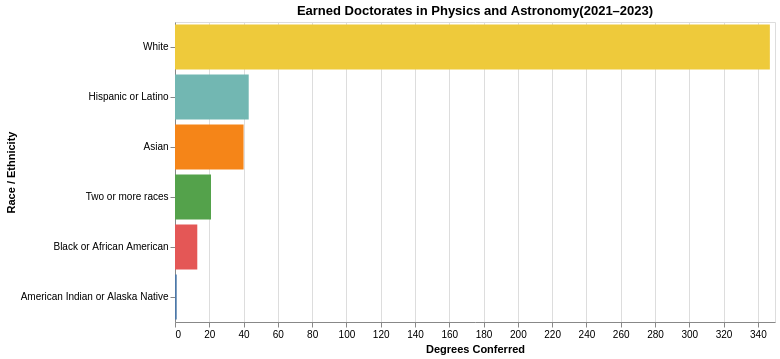

The notebook cell this image was saved under:
### Markdown cell above
<div class="text-box">
    
## Earned Doctorates in Physics and Astronomy by Race/Ethnicity

### Code cell
#| code-fold: true


majors = [
  '40.11 - Physics and Astronomy.',    
'40.02 - Astronomy and Astrophysics.'

]

majors_df = (
     df[df["Major"].isin(majors)]
    .groupby(["Major", "Race and Ethnicity"])["Awards/Degrees Conferred"]
    .sum()
    .reset_index()
)


overall = (
    majors_df.groupby("Race and Ethnicity")["Awards/Degrees Conferred"]
    .sum()
    .reset_index()
)
overall["Major"] = "All Earned Doctorates in Physics and Astronomy (total)"
majors_df = pd.concat([majors_df, overall], ignore_index=True)


major_dropdown = alt.binding_select(
    options=majors_df["Major"].unique().tolist(),
    name="Select Major: "
)
major_param = alt.param(
    name="Major",
    bind=major_dropdown,
    value="All Earned Doctorates in Physics and Astronomy (total)"
)


chart = (
    alt.Chart(majors_df)
    .add_params(major_param)
    .transform_filter(
        alt.datum.Major == major_param
    )
    .mark_bar()
    .encode(
        x=alt.X("Awards/Degrees Conferred:Q", title="Degrees Conferred"),
        y=alt.Y("Race and Ethnicity:N", sort="-x", title="Race / Ethnicity"),
        color=alt.Color("Race and Ethnicity:N", legend=None),
        tooltip=["Race and Ethnicity:N", "Awards/Degrees Conferred:Q"]
    )
    .properties(
        title="Earned Doctorates in Physics and Astronomy(2021–2023)",
        width=600,
        height=300
    )
)



chart

### Figure 1 — Vega-Lite specification as saved in the notebook (floating-point values rounded to 4 significant figures)
{"config": {"view": {"continuousWidth": 300, "continuousHeight": 300}}, "data": {"name": "data-279a4572adb47894640046a431c17a97"}, "mark": {"type": "bar"}, "encoding": {"color": {"field": "Race and Ethnicity", "legend": null, "type": "nominal"}, "tooltip": [{"field": "Race and Ethnicity", "type": "nominal"}, {"field": "Awards/Degrees Conferred", "type": "quantitative"}], "x": {"field": "Awards/Degrees Conferred", "title": "Degrees Conferred", "type": "quantitative"}, "y": {"field": "Race and Ethnicity", "sort": "-x", "title": "Race / Ethnicity", "type": "nominal"}}, "height": 300, "params": [{"name": "Major", "bind": {"input": "select", "options": ["40.02 - Astronomy and Astrophysics.", "40.11 - Physics and Astronomy.", "All Earned Doctorates in Physics and Astronomy (total)"], "name": "Select Major: "}, "value": "All Earned Doctorates in Physics and Astronomy (total)"}], "title": "Earned Doctorates in Physics and Astronomy(2021–2023)", "transform": [{"filter": "(datum.Major === Major)"}], "width": 600, "$schema": "https://vega.github.io/schema/vega-lite/v5.14.1.json", "datasets": {"data-279a4572adb47894640046a431c17a97": [{"Major": "40.02 - Astronomy and Astrophysics.", "Race and Ethnicity": "American Indian or Alaska Native", "Awards/Degrees Conferred": 1}, {"Major": "40.02 - Astronomy and Astrophysics.", "Race and Ethnicity": "Asian", "Awards/Degrees Conferred": 38}, {"Major": "40.02 - Astronomy and Astrophysics.", "Race and Ethnicity": "Black or African American", "Awards/Degrees Conferred": 13}, {"Major": "40.02 - Astronomy and Astrophysics.", "Race and Ethnicity": "Hispanic or Latino", "Awards/Degrees Conferred": 43}, {"Major": "40.02 - Astronomy and Astrophysics.", "Race and Ethnicity": "Two or more races", "Awards/Degrees Conferred": 21}, {"Major": "40.02 - Astronomy and Astrophysics.", "Race and Ethnicity": "White", "Awards/Degrees Conferred": 338}, {"Major": "40.11 - Physics and Astronomy.", "Race and Ethnicity": "Asian", "Awards/Degrees Conferred": 2}, {"Major": "40.11 - Physics and Astronomy.", "Race and Ethnicity": "White", "Awards/Degrees Conferred": 9}, {"Major": "All Earned Doctorates in Physics and Astronomy (total)", "Race and Ethnicity": "American Indian or Alaska Native", "Awards/Degrees Conferred": 1}, {"Major": "All Earned Doctorates in Physics and Astronomy (total)", "Race and Ethnicity": "Asian", "Awards/Degrees Conferred": 40}, {"Major": "All Earned Doctorates in Physics and Astronomy (total)", "Race and Ethnicity": "Black or African American", "Awards/Degrees Conferred": 13}, {"Major": "All Earned Doctorates in Physics and Astronomy (total)", "Race and Ethnicity": "Hispanic or Latino", "Awards/Degrees Conferred": 43}, {"Major": "All Earned Doctorates in Physics and Astronomy (total)", "Race and Ethnicity": "Two or more races", "Awards/Degrees Conferred": 21}, {"Major": "All Earned Doctorates in Physics and Astronomy (total)", "Race and Ethnicity": "White", "Awards/Degrees Conferred": 347}]}}
